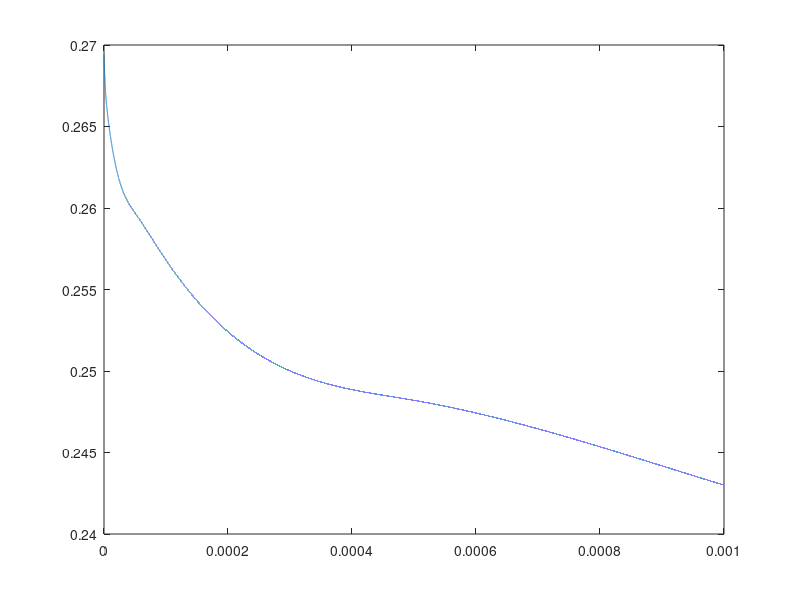

Here is the MATLAB script that generated this plot:
 clear all;clc
 
% FOR COLD

% F7200
FCH4 = [0 1E-6 5E-6 1E-5 5E-5 1E-4 5E-4 1E-3 5E-3 1E-2]
T = [198.64 198.79 198.95 198.98 199.44 199.67 200.55 201.40 202.45 201.98]
PALB = [.4269 .4266 .4258 .4251 .4222 .4202 .4135 .4097 .3983 .3919]

FCH42= [0:1E-6:1E-2]

T2 = spline(FCH4, T, FCH42)

plot(FCH42, T2)
pause


FCH43 = [0:1E-6:1E-2]
PALB3 = spline(FCH4,PALB, FCH43)

plot(FCH43, PALB3)


%%
clear all;clc
%M3600
FCH4 = [0 1E-6 5E-6 1E-5 5E-5 1E-4 5E-4 1E-3 5E-3 1E-2]
T = [228.69 228.7 228.63 228.59 227.96 227.61 225.87 224.27 217.63 214.02]
PALB = [.2010 .1997 .1964 .1940 .1855 .1801 .1642 .1564 .1363 .1267]

FCH42= [0:1E-6:1E-2]

T2 = spline(FCH4, T, FCH42)

plot(FCH42, T2)
pause

FCH43 = [0:1E-6:1E-2]
PALB3 = spline(FCH4,PALB, FCH43)

plot(FCH43, PALB3)


%%
clear all;clc
% Sun

% NEED TO FINISH FCH4 runs for Sun
FCH4 = [0 1E-6 3E-6 1E-5 3E-5 1E-4 5E-4 1E-3]
T = [212.35 212.8 212.89 212.99 213.55 214.65 215.9 215.35]
PALB = [.3213 .3244 .3235 .3218 .3189 .3138 .3036 .2982]

FCH42 = [0:1E-6:1E-3]

T2 = spline(FCH4, T, FCH42)

plot(FCH42, T2)
pause

FCH43 = [0:1E-6:1E-3]
PALB3 = spline(FCH4,PALB, FCH43)

plot(FCH43, PALB3)


%%
clear all;clc
 
% FOR HOT, STARTING AT 288K

% F7200
FCH4 = [0 1E-6 5E-6 1E-5 5E-5 1E-4 5E-4 1E-3 5E-3 1E-2]
T = [287.91 288.53 289.22 289.78 291.29 292.47 295.28 297.47 302.32 305.01]
PALB = [.3575 .3568 .3559 .3551 .3525 .3508 .3451 .3414 .3298 .3238]

FCH42= [0:1E-6:1E-2]

T2 = spline(FCH4, T, FCH42)

plot(FCH42, T2)
pause

FCH43 = [0:1E-6:1E-2]
PALB3 = spline(FCH4,PALB, FCH43)

plot(FCH43, PALB3)


%%
clear all;clc
%M3600
FCH4 = [0 1E-6 5E-6 1E-5 5E-5 1E-4 5E-4 1E-3 5E-3 1E-2]
T = [288.04 289.63 291.43 292.71 295.87 297.68 301.36 303.06 304.85 304.76]
PALB = [.1854 .1822 .1773 .1738 .1648 .1585 .1446 .1375 .1192 .1105]

FCH42= [0:1E-6:1E-2]

T2 = spline(FCH4, T, FCH42)

plot(FCH42, T2)
pause

FCH43 = [0:1E-6:1E-2]
PALB3 = spline(FCH4,PALB, FCH43)

plot(FCH43, PALB3)

%%

clear all;clc
% Sun

% NEED TO FINISH FCH4 runs for Sun
FCH4 = [0 1E-6 5E-6 1E-5 5E-5 1E-4 5E-4 1E-3 5E-3 1E-2]
T = [288 288.75 290.24 291.08 293.39 294.74 298.01 300.22 304.63 306.88]
PALB = [.2694 .2683 .2660 .2645 .2597 .2568 .2482 .2430 .2279 .2200]

FCH42 = [0:1E-6:1E-3]

T2 = spline(FCH4, T, FCH42)

plot(FCH42, T2)
pause

FCH43 = [0:1E-8:1E-3]
PALB3 = spline(FCH4,PALB, FCH43)

plot(FCH43, PALB3)


